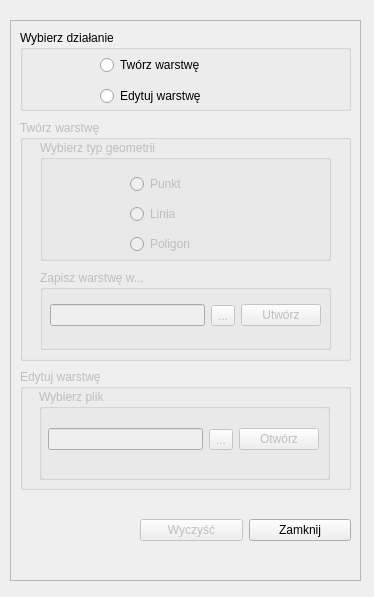
<?xml version="1.0" encoding="UTF-8"?>
<ui version="4.0">
 <class>ZabytkiLPDialogBase</class>
 <widget class="QDialog" name="ZabytkiLPDialogBase">
  <property name="geometry">
   <rect>
    <x>0</x>
    <y>0</y>
    <width>374</width>
    <height>597</height>
   </rect>
  </property>
  <property name="windowTitle">
   <string>Zabytki LP</string>
  </property>
  <widget class="QDialogButtonBox" name="buttonBox">
   <property name="geometry">
    <rect>
     <x>160</x>
     <y>230</y>
     <width>193</width>
     <height>28</height>
    </rect>
   </property>
  </widget>
  <widget class="QFrame" name="frame">
   <property name="geometry">
    <rect>
     <x>10</x>
     <y>20</y>
     <width>351</width>
     <height>561</height>
    </rect>
   </property>
   <property name="frameShape">
    <enum>QFrame::StyledPanel</enum>
   </property>
   <property name="frameShadow">
    <enum>QFrame::Raised</enum>
   </property>
   <widget class="QWidget" name="horizontalLayoutWidget">
    <property name="geometry">
     <rect>
      <x>130</x>
      <y>480</y>
      <width>211</width>
      <height>61</height>
     </rect>
    </property>
    <layout class="QHBoxLayout" name="horizontalLayout">
     <item>
      <widget class="QPushButton" name="clearBtn">
       <property name="enabled">
        <bool>false</bool>
       </property>
       <property name="text">
        <string>Wyczyść</string>
       </property>
      </widget>
     </item>
     <item>
      <widget class="QPushButton" name="closeBtn">
       <property name="text">
        <string>Zamknij</string>
       </property>
      </widget>
     </item>
    </layout>
   </widget>
   <widget class="QGroupBox" name="selectActionBox">
    <property name="geometry">
     <rect>
      <x>10</x>
      <y>10</y>
      <width>331</width>
      <height>81</height>
     </rect>
    </property>
    <property name="title">
     <string>Wybierz działanie</string>
    </property>
    <widget class="QWidget" name="verticalLayoutWidget_2">
     <property name="geometry">
      <rect>
       <x>80</x>
       <y>20</y>
       <width>201</width>
       <height>61</height>
      </rect>
     </property>
     <layout class="QVBoxLayout" name="verticalLayout_2">
      <item>
       <widget class="QRadioButton" name="createLayerBtn">
        <property name="text">
         <string>Twórz warstwę</string>
        </property>
        <attribute name="buttonGroup">
         <string notr="true">buttonGroup_2</string>
        </attribute>
       </widget>
      </item>
      <item>
       <widget class="QRadioButton" name="editBtn">
        <property name="text">
         <string>Edytuj warstwę</string>
        </property>
        <attribute name="buttonGroup">
         <string notr="true">buttonGroup_2</string>
        </attribute>
       </widget>
      </item>
     </layout>
    </widget>
   </widget>
   <widget class="QGroupBox" name="createBox">
    <property name="enabled">
     <bool>false</bool>
    </property>
    <property name="geometry">
     <rect>
      <x>10</x>
      <y>100</y>
      <width>331</width>
      <height>241</height>
     </rect>
    </property>
    <property name="title">
     <string>Twórz warstwę</string>
    </property>
    <widget class="QGroupBox" name="geometryBox">
     <property name="enabled">
      <bool>false</bool>
     </property>
     <property name="geometry">
      <rect>
       <x>20</x>
       <y>20</y>
       <width>291</width>
       <height>121</height>
      </rect>
     </property>
     <property name="title">
      <string>Wybierz typ geometrii</string>
     </property>
     <property name="checkable">
      <bool>false</bool>
     </property>
     <widget class="QWidget" name="verticalLayoutWidget">
      <property name="geometry">
       <rect>
        <x>90</x>
        <y>30</y>
        <width>165</width>
        <height>91</height>
       </rect>
      </property>
      <layout class="QVBoxLayout" name="verticalLayout">
       <item>
        <widget class="QRadioButton" name="pointBtn">
         <property name="text">
          <string>Punkt</string>
         </property>
         <attribute name="buttonGroup">
          <string notr="true">buttonGroup</string>
         </attribute>
        </widget>
       </item>
       <item>
        <widget class="QRadioButton" name="lineBtn">
         <property name="text">
          <string>Linia</string>
         </property>
         <attribute name="buttonGroup">
          <string notr="true">buttonGroup</string>
         </attribute>
        </widget>
       </item>
       <item>
        <widget class="QRadioButton" name="polygonBtn">
         <property name="text">
          <string>Poligon</string>
         </property>
         <attribute name="buttonGroup">
          <string notr="true">buttonGroup</string>
         </attribute>
        </widget>
       </item>
      </layout>
     </widget>
    </widget>
    <widget class="QGroupBox" name="pathBox">
     <property name="enabled">
      <bool>false</bool>
     </property>
     <property name="geometry">
      <rect>
       <x>20</x>
       <y>150</y>
       <width>291</width>
       <height>80</height>
      </rect>
     </property>
     <property name="title">
      <string>Zapisz warstwę w...</string>
     </property>
     <widget class="QWidget" name="horizontalLayoutWidget_2">
      <property name="geometry">
       <rect>
        <x>10</x>
        <y>20</y>
        <width>271</width>
        <height>51</height>
       </rect>
      </property>
      <layout class="QHBoxLayout" name="horizontalLayout_2">
       <item>
        <widget class="QLineEdit" name="output">
         <property name="text">
          <string/>
         </property>
         <property name="readOnly">
          <bool>true</bool>
         </property>
        </widget>
       </item>
       <item>
        <widget class="QToolButton" name="outputBtn">
         <property name="text">
          <string>...</string>
         </property>
        </widget>
       </item>
       <item>
        <widget class="QPushButton" name="createBtn">
         <property name="enabled">
          <bool>false</bool>
         </property>
         <property name="text">
          <string>Utwórz</string>
         </property>
        </widget>
       </item>
      </layout>
     </widget>
    </widget>
   </widget>
   <widget class="QGroupBox" name="editBox">
    <property name="enabled">
     <bool>false</bool>
    </property>
    <property name="geometry">
     <rect>
      <x>10</x>
      <y>349</y>
      <width>331</width>
      <height>121</height>
     </rect>
    </property>
    <property name="title">
     <string>Edytuj warstwę</string>
    </property>
    <widget class="QGroupBox" name="selectBox">
     <property name="geometry">
      <rect>
       <x>19</x>
       <y>20</y>
       <width>291</width>
       <height>91</height>
      </rect>
     </property>
     <property name="title">
      <string>Wybierz plik</string>
     </property>
     <widget class="QWidget" name="horizontalLayoutWidget_3">
      <property name="geometry">
       <rect>
        <x>9</x>
        <y>20</y>
        <width>271</width>
        <height>61</height>
       </rect>
      </property>
      <layout class="QHBoxLayout" name="horizontalLayout_3">
       <item>
        <widget class="QLineEdit" name="input"/>
       </item>
       <item>
        <widget class="QToolButton" name="inputBtn">
         <property name="text">
          <string>...</string>
         </property>
        </widget>
       </item>
       <item>
        <widget class="QPushButton" name="openBtn">
         <property name="text">
          <string>Otwórz</string>
         </property>
        </widget>
       </item>
      </layout>
     </widget>
    </widget>
   </widget>
  </widget>
 </widget>
 <resources/>
 <connections/>
 <buttongroups>
  <buttongroup name="buttonGroup"/>
  <buttongroup name="buttonGroup_2"/>
 </buttongroups>
</ui>
